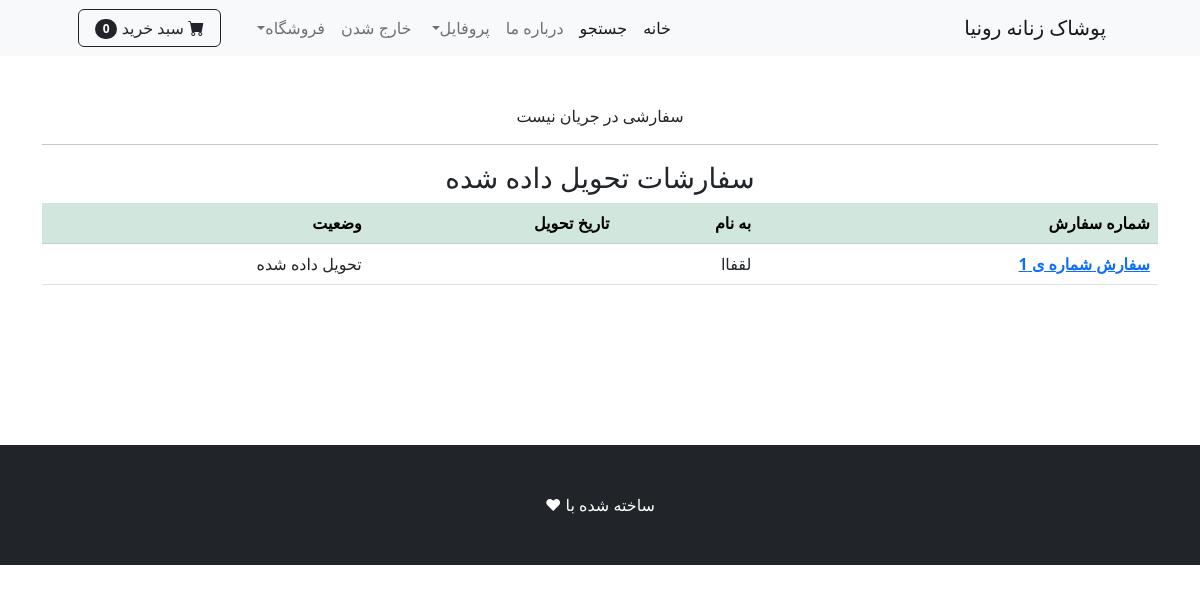
Screenshot of /orders/ (signed in) with the database file from the repository.
### payment/models.py (models this page shows, shortened)
class Order(models.Model):
    STATUS_ORDER = [
        ('Pending', 'در انتظار پرداخت'),
        ('Processing', 'در حال پردازش'),
        ('Shipped', 'ارسال شده به پست'),
        ('Delivered', 'تحویل داده شده')
    ]
    user = models.ForeignKey(User, on_delete=models.CASCADE, null=True, blank=True)
    full_name = models.CharField(max_length=250)
    email = models.EmailField(max_length=2000)
    shipping_address = models.TextField(max_length=150000)
    amount_paid = models.DecimalField( decimal_places=0, max_digits=10)
    date_ordered = jmodels.jDateField(auto_now_add=True)
    status = models.CharField(max_length=50, choices=STATUS_ORDER, default='Pending')
    last_update = jmodels.jDateField(auto_now=True)

### shop/views.py (the view)
# urls.py: path('orders/', views.user_orders, name="orders"),
def user_orders(request):
    if request.user.is_authenticated:
        delivered_orders = Order.objects.filter(user=request.user, status='Delivered')
        other_orders = Order.objects.filter(user=request.user).exclude(status='Delivered')
        context = {
            'delivered': delivered_orders,
            'other': other_orders
        }
        return render(request, 'orders.html', context)
    else:
        messages.success(request, 'دست رسی به این صفحه امکان پذیر نمی باشد')
        return redirect('home')

### cart/cart.py (called while the page is built)
    def __len__(self):
        return len(self.cart)

### cart/context_processors.py (called while the page is built)
def cart(request):
    return {'cart':Cart(request)}

### shop/templates/orders.html
{% extends "base.html" %}
{% block content %}
<br><br>
<div class="container">
    <div class="row">
        <center>
            <div class="col-12">
              {% if other  %}
              <h3>سفارشات جاری</h3>
            <table class="table">
  <thead class="table-dark">
    <tr>
      <th scope="col">شماره سفارش</th>
      <th scope="col"> به نام</th>
      <th scope="col">تاریخ ثبت سفارش</th>
      <th scope="col">وضعیت</th>
    </tr>
  </thead>
  <tbody>
    {% for order in other %}
    <tr>
      <th scope="row"><a href="{% url 'order_details' order.id %}"> سفارش شماره ی {{order.id }}</a></th>
      <td> {{order.full_name}} </td>
      <td> {{ order.date_ordered }} </td>
      <td> {{order.get_status_display}} </td>
    </tr>
    {% endfor %}
    </tbody>
  </table>
  {% else %}
  سفارشی در جریان نیست
  {% endif %}
            <br>
            <hr>
            {% if delivered  %}
              <h3>سفارشات تحویل داده شده</h3>
            <table class="table">
  <thead class="table-success">
    <tr>
      <th scope="col">شماره سفارش</th>
      <th scope="col"> به نام</th>
      <th scope="col">تاریخ تحویل</th>
      <th scope="col">وضعیت</th>
    </tr>
  </thead>
  <tbody>
    {% for order in delivered %}
    <tr>
      <th scope="row"><a href="{% url 'order_details' order.id %}"> سفارش شماره ی {{order.id }}</a></th>
      <td> {{order.full_name}} </td>
      <td> {{ order.last_update }} </td>
      <td> {{order.get_status_display}} </td>
    </tr>
    {% endfor %}
    </tbody>
  </table>
  {% else %}
  سفارشی در کار نیست
  {% endif %}
            </div>
        </center>
    </div>
</div>
<br><br><br><br><br><br>
{% endblock %}

### rows the page displays
Order: id "1", full_name "لقفاا", status "تحویل داده شده"

### other values shown
{{ cart|length }} "0"
